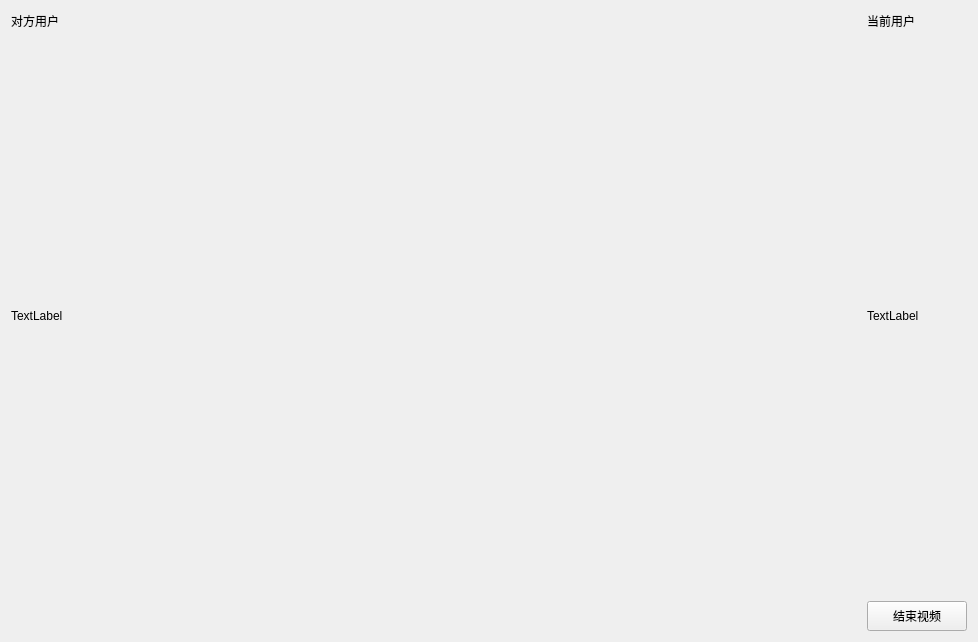
<?xml version="1.0" encoding="UTF-8"?>
<ui version="4.0">
 <class>videoChatWidget</class>
 <widget class="QWidget" name="videoChatWidget">
  <property name="geometry">
   <rect>
    <x>0</x>
    <y>0</y>
    <width>978</width>
    <height>642</height>
   </rect>
  </property>
  <property name="windowTitle">
   <string>Form</string>
  </property>
  <layout class="QGridLayout" name="gridLayout">
   <item row="0" column="0">
    <layout class="QHBoxLayout" name="horizontalLayout">
     <item>
      <layout class="QVBoxLayout" name="verticalLayout">
       <item>
        <widget class="QLabel" name="label_chatUserName">
         <property name="maximumSize">
          <size>
           <width>16777215</width>
           <height>20</height>
          </size>
         </property>
         <property name="text">
          <string>对方用户</string>
         </property>
        </widget>
       </item>
       <item>
        <widget class="QLabel" name="label_chatUserVideo">
         <property name="text">
          <string>TextLabel</string>
         </property>
        </widget>
       </item>
       <item>
        <widget class="QLabel" name="label">
         <property name="maximumSize">
          <size>
           <width>16777215</width>
           <height>30</height>
          </size>
         </property>
         <property name="text">
          <string/>
         </property>
        </widget>
       </item>
      </layout>
     </item>
     <item>
      <layout class="QVBoxLayout" name="verticalLayout_2">
       <item>
        <widget class="QLabel" name="label_UserName">
         <property name="maximumSize">
          <size>
           <width>16777215</width>
           <height>20</height>
          </size>
         </property>
         <property name="text">
          <string>当前用户</string>
         </property>
        </widget>
       </item>
       <item>
        <widget class="QLabel" name="label_UserVideo">
         <property name="text">
          <string>TextLabel</string>
         </property>
        </widget>
       </item>
       <item>
        <widget class="QPushButton" name="pushButton_endVideoChat">
         <property name="maximumSize">
          <size>
           <width>100</width>
           <height>30</height>
          </size>
         </property>
         <property name="text">
          <string>结束视频</string>
         </property>
        </widget>
       </item>
      </layout>
     </item>
    </layout>
   </item>
  </layout>
 </widget>
 <resources/>
 <connections/>
</ui>
